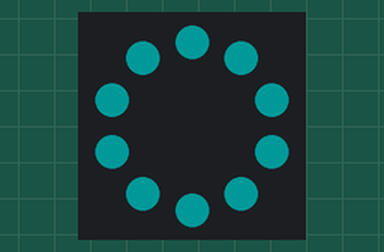
Bench run of a program on a simulated Circuit Playground running CircuitPython. On the bench: the board's ring of 10 RGB LEDs (number 0 left of the top, counting anticlockwise). Dim RGB values are drawn brighter than linear.

Above: at 0.1 s.
At 1.1 s:
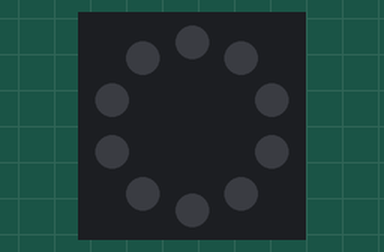

Measured:
- what the display in image 1 shows lasts 1.0 s, from 1.0 s to 2.0 s

The program:

code.py
```python
# Circuit Playground NeoPixel
# tested with CircuitPython 10.x

# Neopixel Introduction
import time
import board
import neopixel

pixels = neopixel.NeoPixel(board.NEOPIXEL, 10, brightness=0.1, auto_write=False)
CYAN = (0, 255, 255)
RED = (255, 0, 0)
OFF = (0, 0, 0)

while True:
    # Filling all the pixels with one color
    pixels.fill(CYAN)
    pixels.show()
    time.sleep(1)
    pixels.fill(OFF)
    pixels.show()
    time.sleep(1)


    # Addressing specific pixels
#     pixels[0] = CYAN
#     pixels[1] = RED
#     pixels.show()
#     time.sleep(1)


  
```
